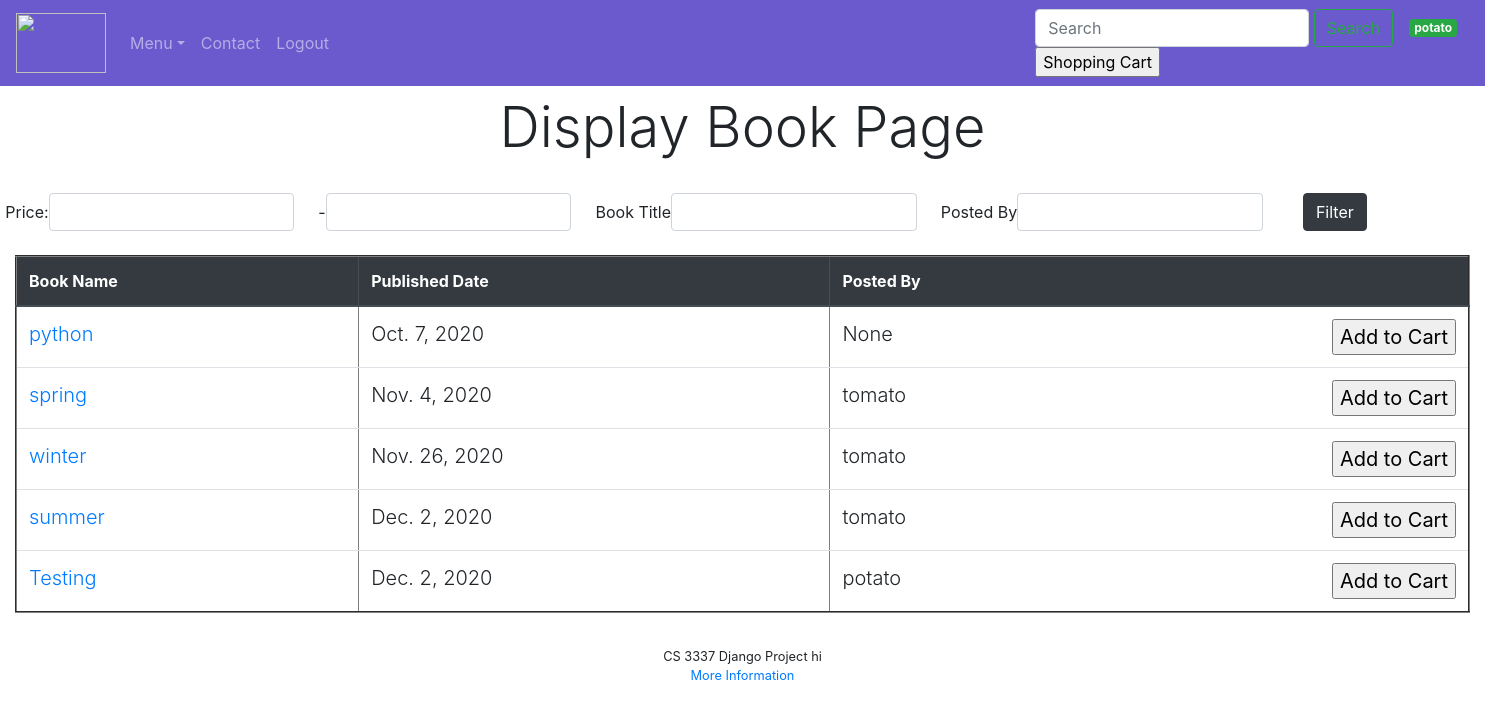
/displaybooks (signed in), run on the app's committed database.
### bookMng/models.py (models this page shows, shortened)
class Book(models.Model):
    name = models.CharField(max_length=200)
    web = models.URLField(max_length=200)
    price = models.DecimalField(decimal_places=2, max_digits=6)
    publishdate = models.DateField(auto_now=True)
    picture = models.FileField(upload_to='bookEx/static/uploads')
    pic_path = models.CharField(max_length=300, editable=False, blank=True)
    username = models.ForeignKey(User, blank=True, null=True, on_delete=models.CASCADE)

### bookMng/views.py (the view)
# urls.py: path('displaybooks', views.displaybooks, name='displaybooks'),
@login_required(login_url=reverse_lazy('login'))
def displaybooks(request):
    books = Book.objects.all()
    myFilter = BookFilter(request.GET, queryset=books)
    books = myFilter.qs
    for b in books:
        b.pic_path = b.picture.url[14:]
    return render(request,
                  'bookMng/displaybooks.html',
                  {
                      'item_list': MainMenu.objects.all(),
                      'books': books,
                      'myFilter': myFilter
                  }
                  )

### bookEx/templates/bookMng/displaybooks.html (shortened to what this page needs)
{% extends "base.html" %}
{% load static %}
{% block content %}
<div class="container-fluid">
    <div class="container " align="center">
        <div>
            <h1 align="center" class="display-4 mx-auto my-auto px-3 py-2"> Display Book Page </h1>
        </div>
    </div>
    {% include 'bookMng/filterbooks.html' %}
     <table class="table table-hover mx-auto my-4" id="my-books-table" align="center" border="2" width="800">
            <thead class="thead-dark">
            <tr>
                <th scope="col"> Book Name</th>
                <th scope="col"> Published Date</th>
                <th scope="col">Posted By</th>
            </tr>
            </thead>
            {% for book in books %}
                <tr>
                    <td class="lead">
                        <a href="book_detail/{{ book.id }}" align="">
                            {{ book.name }}
                        </a>
                    </td>
                    <td class="lead">{{ book.publishdate }}</td>
                    <td class="lead">
                        {{ book.username }}
                        <input type="button" value="Add to Cart" style="float: right;">
                    </td>
                </tr>
            {% endfor %}
     </table>
</div>
{% endblock content %}

### bookEx/templates/base.html (shortened to what this page needs)
{% load static %}
<!DOCTYPE html>
<html lang="en">
<head>
    <link rel="stylesheet" href="https://cdn.jsdelivr.net/npm/bootstrap@4.5.3/dist/css/bootstrap.min.css"
>
    <link href="{% static 'main.css' %}" rel="stylesheet" type="text/css">
</head>
<body>
<header>
    <nav class="navbar navbar-expand-md navbar-dark sticky-top align-baseline" style="background-color: #6A5ACD;">
        <a class="navbar-brand" href="{% url 'index' %}"><img src="{% static 'logo.jpg' %}" width="90"
                                                              height="60" alt=""></a>
        <div class="collapse navbar-collapse justify-content-between" id="navbarCollapse">
            <ul class="navbar-nav mr-auto">
                <li class="nav-item dropdown">
                    <a class="nav-link dropdown-toggle" href="#" id="dropdown01" data-toggle="dropdown"
                       aria-haspopup="true" aria-expanded="false">Menu</a>
                <li><a class="nav-link" href="{% url 'contact' %}?next=/">Contact</a></li>
                <li class="nav-item">
                    {% if user.is_authenticated %}
                        <a class="nav-link" href="{% url 'logout' %}?next=/">Logout</a>
                    {% else %}
                        <a class="nav-link" href="{% url 'login' %}?next=/">Login</a>
                    {% endif %}
                </li>
            </ul>
            <form class="form-inline ml-auto" action="{% url 'searchresult' %}" method="get">
                <div class="md-form my-0">
                    <input class="form-control" name="query" type="text" placeholder="Search" aria-label="Search"
                </div>
                <button href="#!" class="btn btn-outline-success my-2 my-sm-0" type="submit">Search</button>
            </form>
            {% if user.is_authenticated %}
                <span class="badge badge-success"
                      style="margin-left: 1em; margin-right: 1em;">{{ user.username }}</span>
            {% else %}
                <span class="badge badge-secondary" style="margin-left: 1em; margin-right: 1em;">Not Logged In </span>
            {% endif %}
             <form action="http://127.0.0.1:8000/shoppingcart">
    <input type="submit" value="Shopping Cart" />
</form>
        </div>
    </nav>
</header>
<div id="">
    <section id="">
        {% block content %}{% endblock content %}
    </section>
    <footer id="footer">
        CS 3337 Django Project hi
        <br> <a href="http://127.0.0.1:8000/return_policy">More Information</a>
    </footer>
</div>
</body>
</html>

### bookEx/static/main.css (style rules this page uses)
#footer { text-align: center; font-size: 0.8em; margin-top: 5px; padding-top: 10px; clear: both; }

### data on the page
Book: name "python", publishdate "Oct. 7, 2020", username "None"
Book: name "spring", publishdate "Nov. 4, 2020", username "tomato"
Book: name "winter", publishdate "Nov. 26, 2020", username "tomato"
Book: name "summer", publishdate "Dec. 2, 2020", username "tomato"
Book: name "Testing", publishdate "Dec. 2, 2020", username "potato"

### other printed values
{{ user.username }} "potato"
